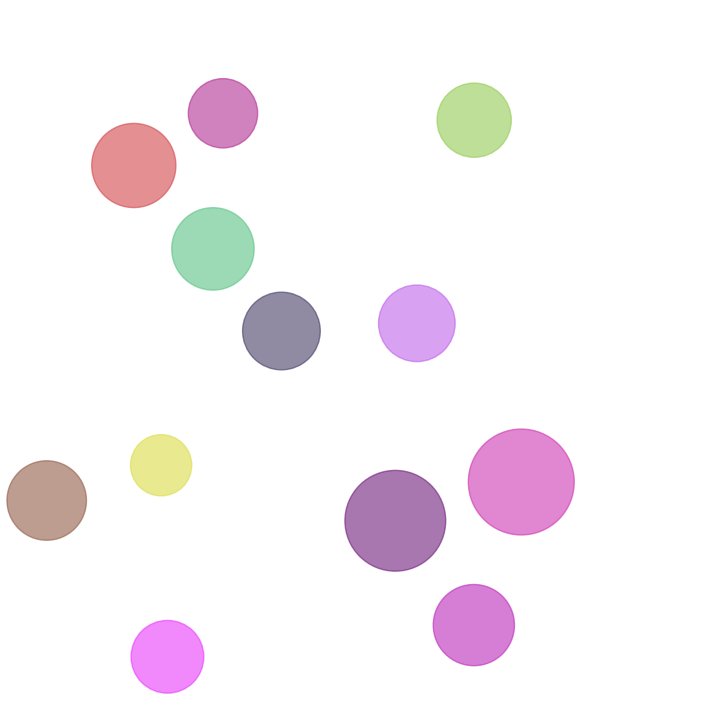
#> input picture input_image3.png, 702 x 713 px, found by its file name
$ python circle_detection.py
#> lines starting #> are read from the running program, lines starting #| are printed output that depends on the picture; after the words box and inside, x2 and y2 are one past the last pixel; in counts of white or black regions, pixels touching at a corner belong together
### Hit_the_ball_to_a_fixed_target/gaussian.py
import numpy as np

def create_gaussian_kernel(kernel_size, sigma):
    if isinstance(kernel_size, tuple):
        kernel_height, kernel_width = kernel_size
    else:
        kernel_height = kernel_width = kernel_size
    if kernel_height % 2 == 0:
        kernel_height += 1
    if kernel_width % 2 == 0:
        kernel_width += 1
    kh = (kernel_height - 1) // 2
    kw = (kernel_width - 1) // 2
    x, y = np.meshgrid(
        np.linspace(-kw, kw, kernel_width),
        np.linspace(-kh, kh, kernel_height)
    )
    gaussian = np.exp(-(x**2 + y**2) / (2 * sigma**2))
    return gaussian / gaussian.sum()

def custom_gaussian_blur(image, kernel_size=(5, 5), sigma=1.5):
    kernel = create_gaussian_kernel(kernel_size, sigma)
    height, width = image.shape
    if isinstance(kernel_size, tuple):
        pad_h = kernel_size[0] // 2
        pad_w = kernel_size[1] // 2
    else:
        pad_h = pad_w = kernel_size // 2
    padded_image = np.pad(image, ((pad_h, pad_h), (pad_w, pad_w)), mode='reflect')
    blurred = np.zeros_like(image, dtype=np.float32)
    for i in range(height):
        for j in range(width):
            roi = padded_image[i:i+kernel.shape[0], j:j+kernel.shape[1]]
            blurred[i, j] = np.sum(roi * kernel)

    return blurred.astype(np.uint8)

### Hit_the_ball_to_a_fixed_target/sobel.py
import numpy as np

def manual_sobel(image, thresh_value=50, new_min=0, new_max=255):
    sobel_x = np.array([[-1, 0, 1], [-2, 0, 2], [-1, 0, 1]])
    sobel_y = np.array([[-1, -2, -1], [0, 0, 0], [1, 2, 1]])
    rows, cols = image.shape
    grad_x = np.zeros_like(image, dtype=np.float64)
    grad_y = np.zeros_like(image, dtype=np.float64)

    for i in range(1, rows - 1):
        for j in range(1, cols - 1):
            region = image[i - 1:i + 2, j - 1:j + 2]
            grad_x[i, j] = np.sum(region * sobel_x)
            grad_y[i, j] = np.sum(region * sobel_y)

    magnitude = np.sqrt(grad_x ** 2 + grad_y ** 2)
    old_min, old_max = magnitude.min(), magnitude.max()
    normalized = (magnitude - old_min) / (old_max - old_min) * (new_max - new_min) + new_min
    normalized = normalized.astype(np.uint8)
    binary_edges = np.zeros_like(normalized, dtype=np.uint8)
    binary_edges[normalized > thresh_value] = 255

    return binary_edges

### Hit_the_ball_to_a_fixed_target/circle_detection.py
import cv2
import numpy as np
from gaussian import custom_gaussian_blur
from sobel import manual_sobel
import time

def fit_circle_manual(points, max_iter=100, tol=1e-6):
    def compute_residuals(params, points):
        cx, cy, r = params
        x, y = points[:, 0], points[:, 1]
        distances = np.sqrt((x - cx)**2 + (y - cy)**2)
        return distances - r

    cx = np.mean(points[:, 0])
    cy = np.mean(points[:, 1])
    dists = np.sqrt((points[:, 0] - cx)**2 + (points[:, 1] - cy)**2)
    r = np.mean(dists)

    params = np.array([cx, cy, r])

    for _ in range(max_iter):
        residuals = compute_residuals(params, points)

        J = np.zeros((len(points), 3))
        for i, (x, y) in enumerate(points):
            d = np.sqrt((x - params[0])**2 + (y - params[1])**2)
            if d < 1e-6:
                d = 1e-6
            J[i] = [-(x - params[0])/d, -(y - params[1])/d, -1]

        JTJ = J.T @ J
        lambda_reg = 1e-3
        try:
            delta = np.linalg.solve(JTJ + lambda_reg * np.eye(3), -J.T @ residuals)
            if np.linalg.norm(delta) < tol:
                break
            params += delta
        except np.linalg.LinAlgError:
            break

    return params

def create_canvas_with_circles(image_path, circles):
    image = cv2.imread(image_path)
    height, width, _ = image.shape
    dimmed_image = (image * 0.3).astype(np.uint8)
    meters_per_pixel = 0.01
    canvas = dimmed_image.copy()
    for x in range(0, width, int(1 / meters_per_pixel)):
        cv2.line(canvas, (x, 0), (x, height), (200, 200, 200), 1)
        if x % int(10 / meters_per_pixel) == 0:
            cv2.putText(canvas, f"{x * meters_per_pixel:.0f}m", (x, height - 10),
                        cv2.FONT_HERSHEY_SIMPLEX, 0.4, (0, 0, 0), 1, cv2.LINE_AA)
    for y in range(0, height, int(1 / meters_per_pixel)):
        cv2.line(canvas, (0, y), (width, y), (200, 200, 200), 1)
        if y % int(10 / meters_per_pixel) == 0:
            cv2.putText(canvas, f"{y * meters_per_pixel:.0f}m", (10, y),
                        cv2.FONT_HERSHEY_SIMPLEX, 0.4, (0, 0, 0), 1, cv2.LINE_AA)

    for x, y, radius in circles:
        cv2.circle(canvas, (int(x), int(y)), int(radius), (0, 255, 0), 2)
    return canvas

def detect_balls_and_display_canvas(image_path):
#> called with image_path = 'input_image3.png'
    image = cv2.imread(image_path)
#> image is the input picture: shape (713, 702, 3); mean B, G, R 245.9, 241.9, 247.8
    gray = cv2.cvtColor(image, cv2.COLOR_BGR2GRAY)
    blurred = custom_gaussian_blur(gray, (5, 5), 1.5)
    binary_edges = manual_sobel(blurred)
#> after the loop in manual_sobel, `for i in range(1, rows - 1):`:
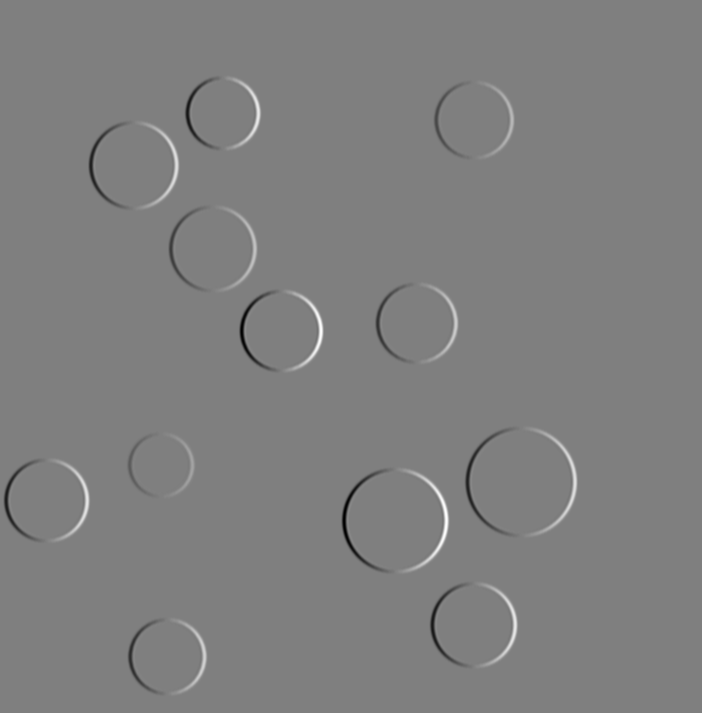
#> grad_x: shape (713, 702) float64; min -266, max 266, mean 0; drawn with min black and max white
#> after the loop in manual_sobel, `for i in range(1, rows - 1):`:
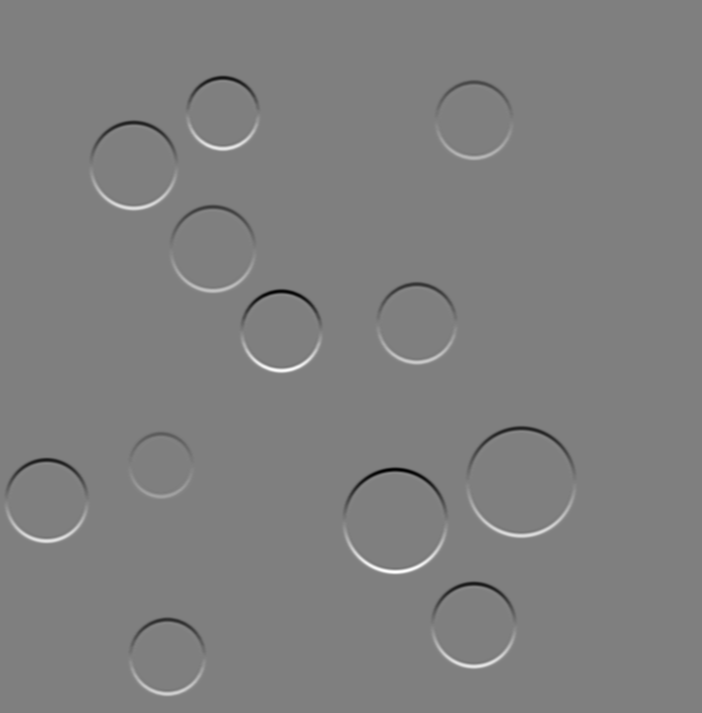
#> grad_y: shape (713, 702) float64; min -266, max 265, mean 0; drawn with min black and max white
#> in manual_sobel, `magnitude = np.sqrt(grad_x ** 2 + grad_y ** 2)`:
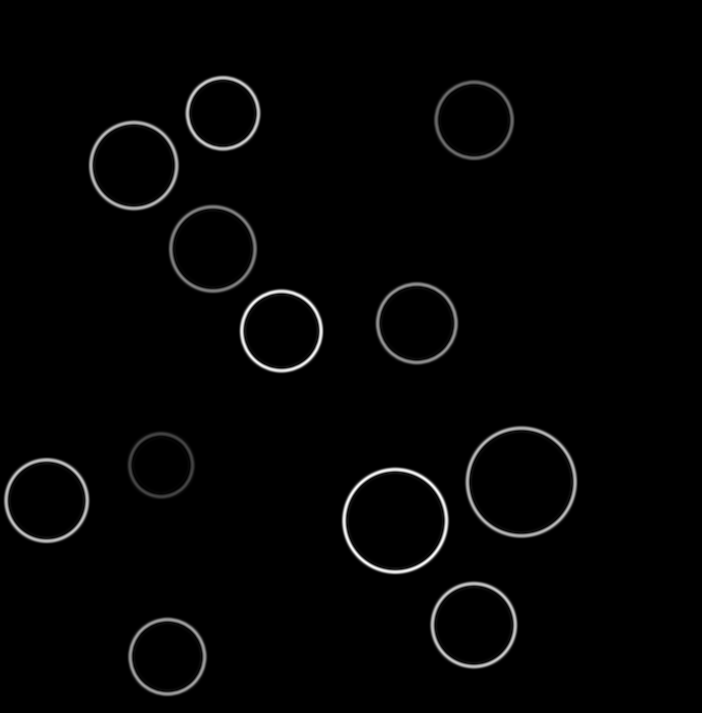
#> magnitude: shape (713, 702) float64; min 0, max 281.1, mean 4.3; drawn with min black and max white
#> in manual_sobel, `old_min, old_max = magnitude.min(), magnitude.max()`: old_min = 0; old_max = 281.1
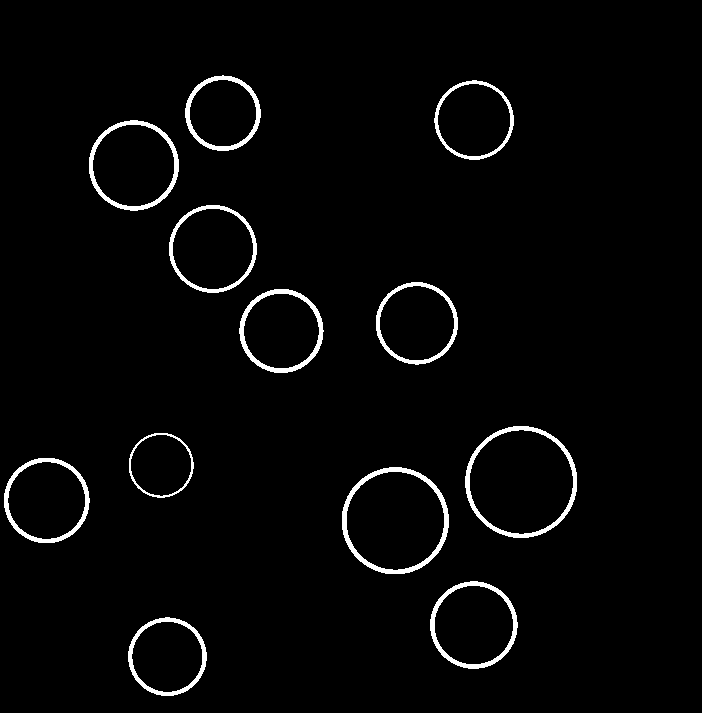
#> binary_edges: shape (713, 702); 2.6% white; 12 white regions
    binary_edges = (binary_edges > 0).astype(np.uint8) * 255
    contours, hierarchy = cv2.findContours(binary_edges, cv2.RETR_EXTERNAL, cv2.CHAIN_APPROX_NONE)
#> contours = 12 contours; largest, box (x1, y1, x2, y2) and area: (465, 426, 577, 538) 9708, (342, 467, 449, 574) 8888, (89, 120, 179, 211) 6281, (169, 205, 257, 293) 5950, (430, 581, 518, 669) 5888
    output_image = image.copy()
    min_points = 30
    min_radius = 10
    max_radius = 100
    detected_circles = []
    print(f"Found {len(contours)} contours")
#| Found 12 contours

    for i, contour in enumerate(contours):
        if len(contour) < min_points:
            continue
        points = contour.reshape(-1, 2)
        try:
            cx, cy, radius = fit_circle_manual(points)
            print(f"Contour {i}: points={len(points)}, radius={radius:.1f}")

            if min_radius <= radius <= max_radius:
                detected_circles.append((int(cx), int(cy), int(radius)))  # Store as (x, y, radius)
        except Exception as e:
            print(f"Error on contour {i}: {e}")
#> this loop made 12 passes
#> (cx, cy, radius) on passes 1, 2, 4, 5, 6, 7, 8, 9: (166.9, 656.3, 38.84), (473.3, 624.6, 43.3), (46.18, 500, 42.37), (160.7, 464.8, 32.06), (520.8, 481.5, 55.59), (280.9, 330.5, 41.6), (416.4, 322.8, 40.7), (212.4, 248.4, 43.52)
#> (printed output is left out)
#> after the loop, detected_circles = [(166, 656, 38), (473, 624, 43), (394, 520, 53), (46, 500, 42), (160, 464, 32), (520, 481, 55), (280, 330, 41), (416, 322, 40), (212, 248, 43), (133, 164, 44), (473, 119, 39), (222, 112, 37)]
    print(f"Detected {len(detected_circles)} circles")
#| Detected 12 circles

    detected_circles_array = [[x, y, radius] for x, y, radius in detected_circles]
#> detected_circles_array = [[166, 656, 38], [473, 624, 43], [394, 520, 53], [46, 500, 42], [160, 464, 32], [520, 481, 55], [280, 330, 41], [416, 322, 40], [212, 248, 43], [133, 164, 44], [473, 119, 39], [222, 112, 37]]
    print("Detected Circles Array:", detected_circles_array)
#| Detected Circles Array: [[166, 656, 38], [473, 624, 43], [394, 520, 53], [46, 500, 42], [160, 464, 32], [520, 481, 55], [280, 330, 41], [416, 322, 40], [212, 248, 43], [133, 164, 44], [473, 119, 39], [222, 112, 37]]
    canvas = create_canvas_with_circles(image_path, detected_circles)
#> after the loop in create_canvas_with_circles, `for x in range(0, width, int(1 / meters_per_pixel)):`:
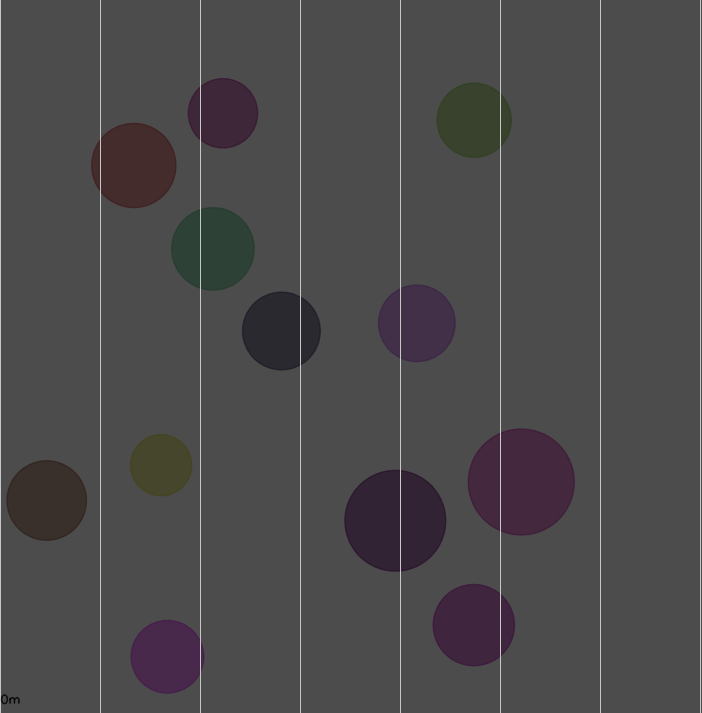
#> canvas: shape (713, 702, 3); mean B, G, R 74.7, 73.5, 75.3
#> after the loop in create_canvas_with_circles, `for y in range(0, height, int(1 / meters_per_pixel)):`:
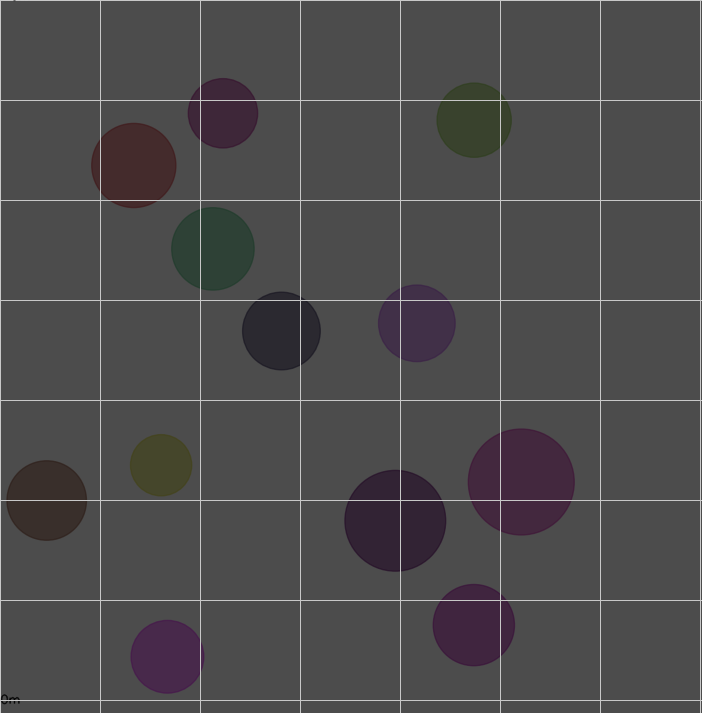
#> canvas: shape (713, 702, 3); 1.11% of pixels changed, all inside (x1, y1, x2, y2) = (0, 0, 702, 701)
#> the loop in create_canvas_with_circles, `for x, y, radius in circles:` made 12 passes
#> after the loop in create_canvas_with_circles, `for x, y, radius in circles:`:
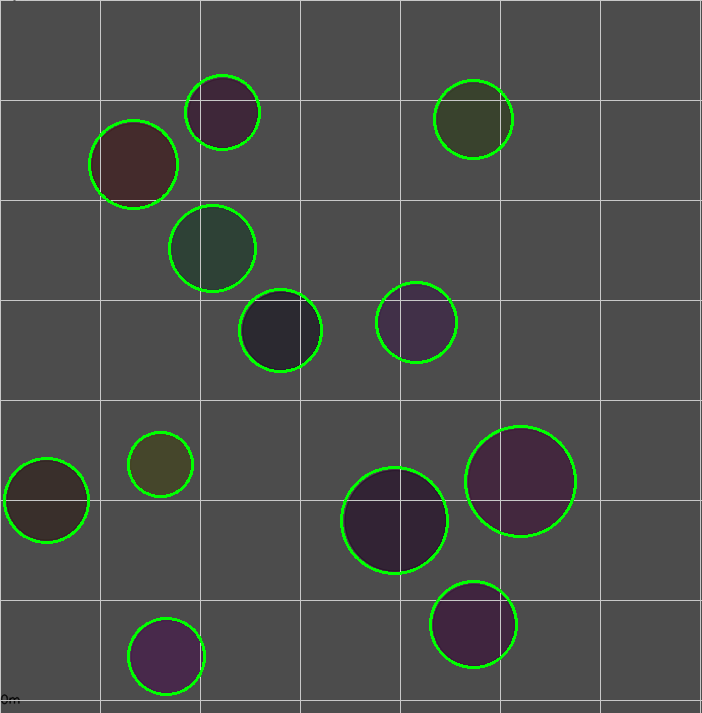
#> canvas: shape (713, 702, 3); 1.91% of pixels changed, all inside (x1, y1, x2, y2) = (3, 74, 577, 696)
    return canvas, detected_circles_array

if __name__ == "__main__":
    image_path = "input_image3.png"
    canvas, circles_data = detect_balls_and_display_canvas(image_path)
#> circles_data has the same summary as detected_circles_array in detect_balls_and_display_canvas
    cv2.imshow("Canvas", canvas)
    cv2.waitKey(0)
    cv2.destroyAllWindows()

$ run again, with input_image2.png copied over input_image3.png
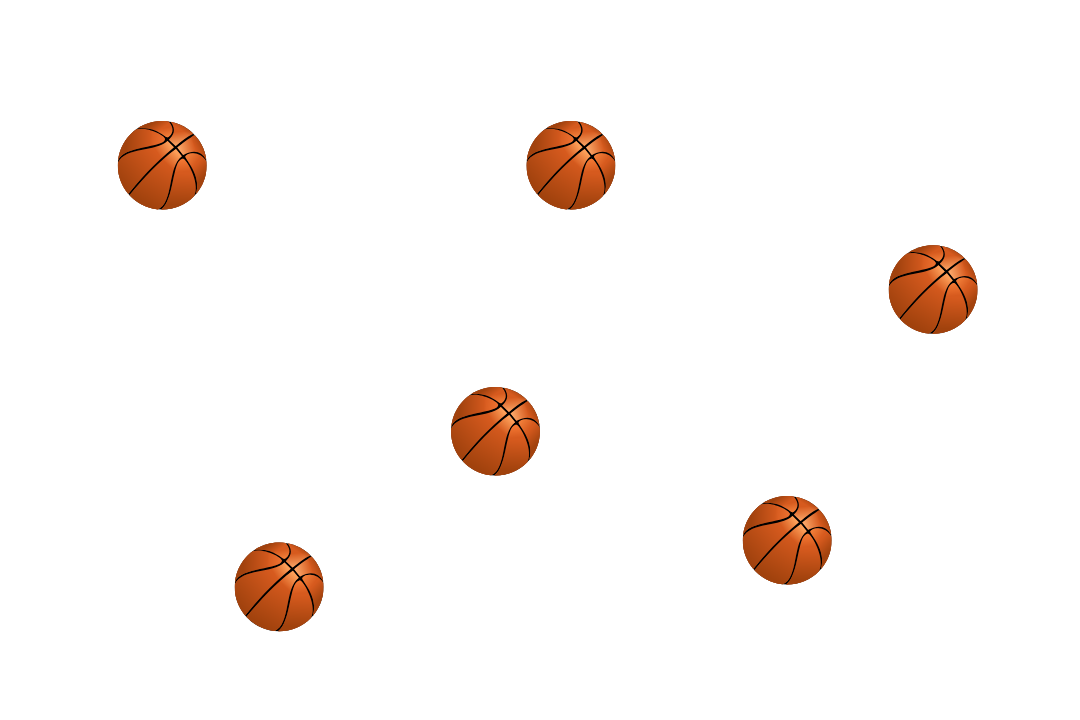
#> input picture input_image2.png, 1080 x 720 px, found by its file name
#> in detect_balls_and_display_canvas, image is the input picture: shape (720, 1080, 3); mean B, G, R 243.9, 246.5, 251.2
#> old_min = 0; old_max = 442
#> in detect_balls_and_display_canvas, `binary_edges = manual_sobel(blurred)`:
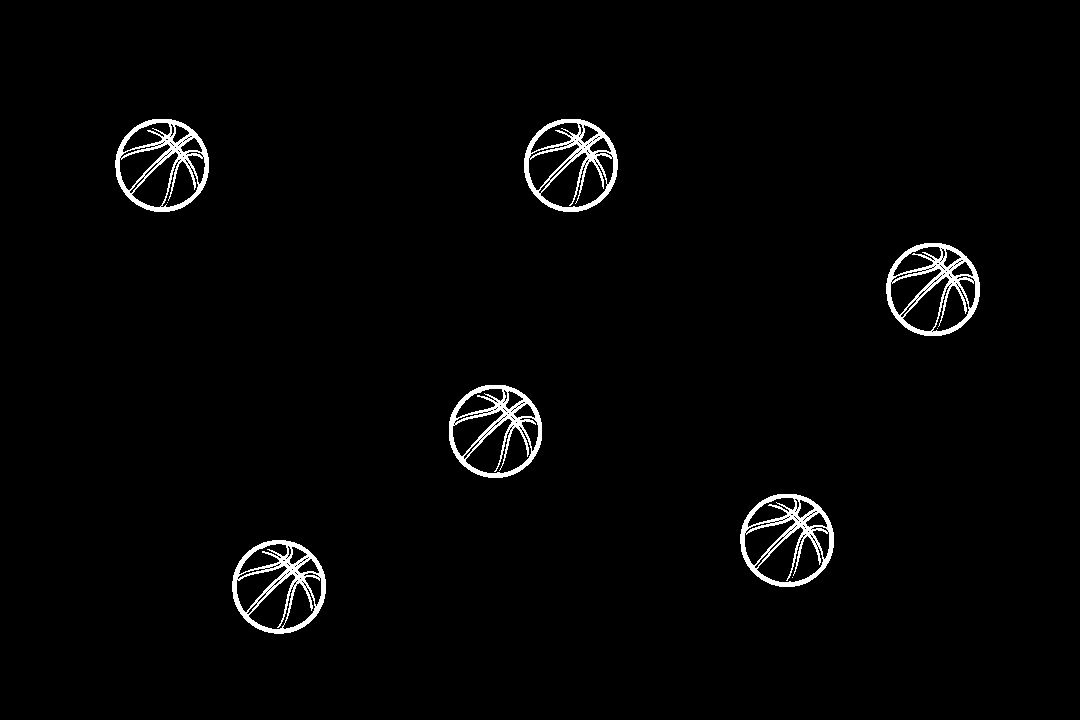
#> binary_edges: shape (720, 1080); 2.1% white; 9 white regions (3 under 20 px)
#> contours = 6 contours; box (x1, y1, x2, y2) and area: (232, 540, 326, 634) 6822, (886, 243, 980, 336) 6796, (740, 494, 834, 587) 6792, (524, 119, 618, 212) 6791, (115, 119, 209, 212) 6790, (449, 385, 542, 478) 6786
#| Found 6 contours
#> the loop in detect_balls_and_display_canvas, `for i, contour in enumerate(contours):` made 6 passes
#> (cx, cy, radius) on passes 1, 3, 4, 5: (278.6, 586.4, 46.6), (495, 430.8, 46.47), (932.6, 289, 46.51), (570.4, 164.8, 46.49)
#> (printed output is left out)
#> after the loop in detect_balls_and_display_canvas, `for i, contour in enumerate(contours):`: detected_circles = [(278, 586, 46), (786, 539, 46), (494, 430, 46), (932, 288, 46), (570, 164, 46), (161, 164, 46)]
#| Detected 6 circles
#> detected_circles_array = [[278, 586, 46], [786, 539, 46], [494, 430, 46], [932, 288, 46], [570, 164, 46], [161, 164, 46]]
#| Detected Circles Array: [[278, 586, 46], [786, 539, 46], [494, 430, 46], [932, 288, 46], [570, 164, 46], [161, 164, 46]]
#> the loop in create_canvas_with_circles, `for x, y, radius in circles:` made 6 passes
#> (x, y) on passes 1 to 6: (278, 586), (786, 539), (494, 430), (932, 288), (570, 164), (161, 164)
#> after the loop in create_canvas_with_circles, `for x, y, radius in circles:`:
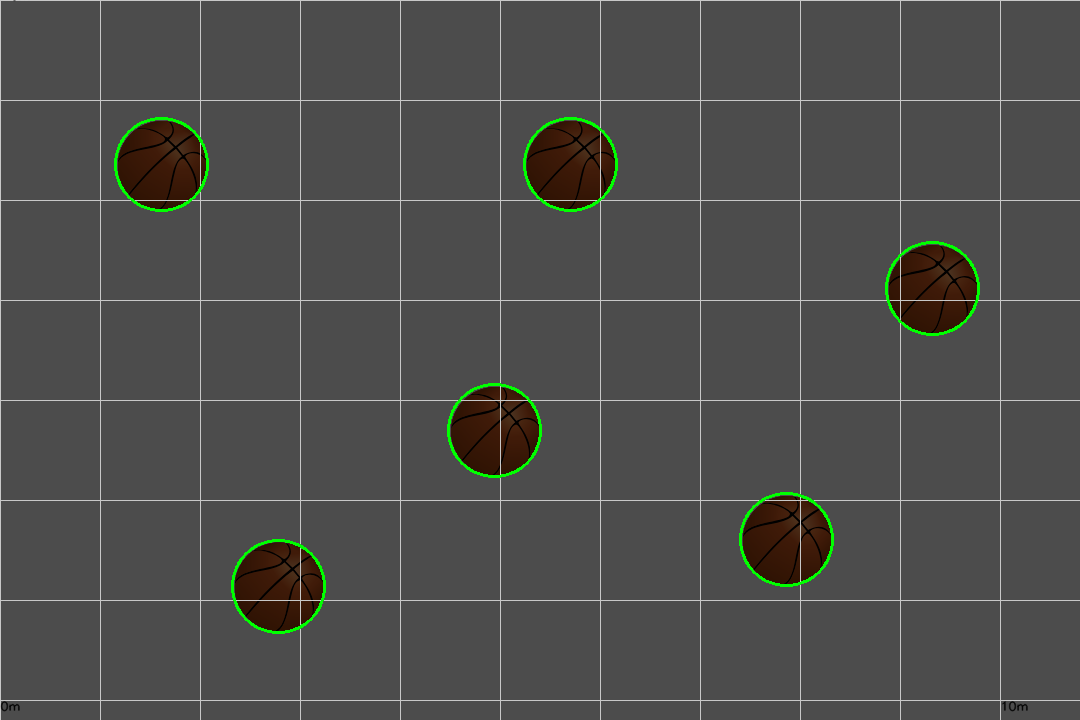
#> canvas: shape (720, 1080, 3); mean B, G, R 74.9, 77.3, 77
#> circles_data has the same summary as detected_circles_array in detect_balls_and_display_canvas
